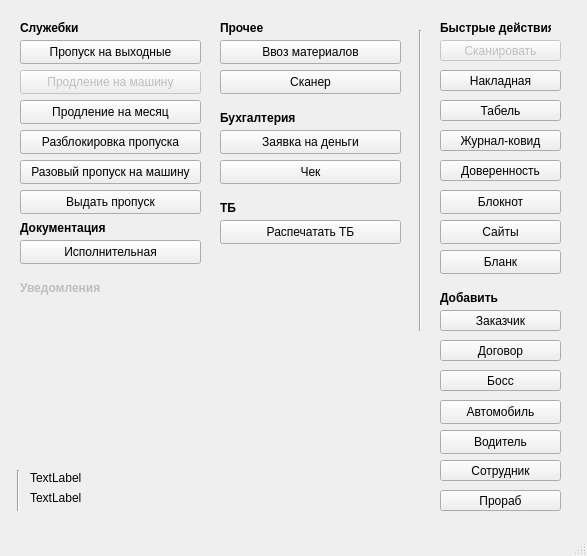
<?xml version="1.0" encoding="UTF-8"?>
<ui version="4.0">
 <class>ui_main_menu</class>
 <widget class="QMainWindow" name="ui_main_menu">
  <property name="geometry">
   <rect>
    <x>0</x>
    <y>0</y>
    <width>587</width>
    <height>556</height>
   </rect>
  </property>
  <property name="windowTitle">
   <string>MainWindow</string>
  </property>
  <widget class="QWidget" name="centralwidget">
   <widget class="QPushButton" name="b_attorney">
    <property name="geometry">
     <rect>
      <x>440</x>
      <y>160</y>
      <width>121</width>
      <height>21</height>
     </rect>
    </property>
    <property name="text">
     <string>Доверенность</string>
    </property>
   </widget>
   <widget class="QPushButton" name="b_invoice">
    <property name="geometry">
     <rect>
      <x>440</x>
      <y>70</y>
      <width>121</width>
      <height>21</height>
     </rect>
    </property>
    <property name="text">
     <string>Накладная</string>
    </property>
   </widget>
   <widget class="QPushButton" name="b_journal">
    <property name="geometry">
     <rect>
      <x>440</x>
      <y>130</y>
      <width>121</width>
      <height>21</height>
     </rect>
    </property>
    <property name="text">
     <string>Журнал-ковид</string>
    </property>
   </widget>
   <widget class="QPushButton" name="b_tabel">
    <property name="geometry">
     <rect>
      <x>440</x>
      <y>100</y>
      <width>121</width>
      <height>21</height>
     </rect>
    </property>
    <property name="text">
     <string>Табель</string>
    </property>
   </widget>
   <widget class="Line" name="ui_line">
    <property name="geometry">
     <rect>
      <x>410</x>
      <y>30</y>
      <width>20</width>
      <height>301</height>
     </rect>
    </property>
    <property name="orientation">
     <enum>Qt::Vertical</enum>
    </property>
   </widget>
   <widget class="QPushButton" name="b_scan">
    <property name="enabled">
     <bool>false</bool>
    </property>
    <property name="geometry">
     <rect>
      <x>440</x>
      <y>40</y>
      <width>121</width>
      <height>21</height>
     </rect>
    </property>
    <property name="text">
     <string>Сканировать</string>
    </property>
   </widget>
   <widget class="QPushButton" name="b_new_company">
    <property name="geometry">
     <rect>
      <x>440</x>
      <y>310</y>
      <width>121</width>
      <height>21</height>
     </rect>
    </property>
    <property name="text">
     <string>Заказчик</string>
    </property>
   </widget>
   <widget class="QPushButton" name="b_new_person">
    <property name="geometry">
     <rect>
      <x>440</x>
      <y>460</y>
      <width>121</width>
      <height>21</height>
     </rect>
    </property>
    <property name="text">
     <string>Сотрудник</string>
    </property>
   </widget>
   <widget class="QLabel" name="ui_l_fast">
    <property name="geometry">
     <rect>
      <x>440</x>
      <y>20</y>
      <width>111</width>
      <height>16</height>
     </rect>
    </property>
    <property name="font">
     <font>
      <bold>true</bold>
     </font>
    </property>
    <property name="text">
     <string>Быстрые действия</string>
    </property>
   </widget>
   <widget class="QPushButton" name="b_act">
    <property name="enabled">
     <bool>true</bool>
    </property>
    <property name="geometry">
     <rect>
      <x>20</x>
      <y>240</y>
      <width>181</width>
      <height>24</height>
     </rect>
    </property>
    <property name="text">
     <string>Исполнительная</string>
    </property>
   </widget>
   <widget class="QPushButton" name="b_pass_month">
    <property name="geometry">
     <rect>
      <x>20</x>
      <y>100</y>
      <width>181</width>
      <height>24</height>
     </rect>
    </property>
    <property name="text">
     <string>Продление на месяц</string>
    </property>
   </widget>
   <widget class="QPushButton" name="b_pass_week">
    <property name="geometry">
     <rect>
      <x>20</x>
      <y>40</y>
      <width>181</width>
      <height>24</height>
     </rect>
    </property>
    <property name="text">
     <string>Пропуск на выходные</string>
    </property>
   </widget>
   <widget class="QPushButton" name="b_pass_auto">
    <property name="enabled">
     <bool>false</bool>
    </property>
    <property name="geometry">
     <rect>
      <x>20</x>
      <y>70</y>
      <width>181</width>
      <height>24</height>
     </rect>
    </property>
    <property name="text">
     <string>Продление на машину</string>
    </property>
   </widget>
   <widget class="QLabel" name="ui_l_notf">
    <property name="enabled">
     <bool>false</bool>
    </property>
    <property name="geometry">
     <rect>
      <x>20</x>
      <y>280</y>
      <width>111</width>
      <height>16</height>
     </rect>
    </property>
    <property name="font">
     <font>
      <bold>true</bold>
     </font>
    </property>
    <property name="text">
     <string>Уведомления</string>
    </property>
   </widget>
   <widget class="QPushButton" name="b_pass_unlock">
    <property name="geometry">
     <rect>
      <x>20</x>
      <y>130</y>
      <width>181</width>
      <height>24</height>
     </rect>
    </property>
    <property name="text">
     <string>Разблокировка пропуска</string>
    </property>
   </widget>
   <widget class="QPushButton" name="b_new_material">
    <property name="geometry">
     <rect>
      <x>220</x>
      <y>40</y>
      <width>181</width>
      <height>24</height>
     </rect>
    </property>
    <property name="text">
     <string>Ввоз материалов</string>
    </property>
   </widget>
   <widget class="QPushButton" name="b_get_money">
    <property name="enabled">
     <bool>true</bool>
    </property>
    <property name="geometry">
     <rect>
      <x>220</x>
      <y>130</y>
      <width>181</width>
      <height>24</height>
     </rect>
    </property>
    <property name="text">
     <string>Заявка на деньги</string>
    </property>
   </widget>
   <widget class="QLabel" name="ui_l_pass">
    <property name="geometry">
     <rect>
      <x>20</x>
      <y>20</y>
      <width>81</width>
      <height>16</height>
     </rect>
    </property>
    <property name="font">
     <font>
      <bold>true</bold>
     </font>
    </property>
    <property name="text">
     <string>Служебки</string>
    </property>
   </widget>
   <widget class="QLabel" name="ui_l_ohter">
    <property name="geometry">
     <rect>
      <x>220</x>
      <y>20</y>
      <width>81</width>
      <height>16</height>
     </rect>
    </property>
    <property name="font">
     <font>
      <bold>true</bold>
     </font>
    </property>
    <property name="text">
     <string>Прочее</string>
    </property>
   </widget>
   <widget class="QLabel" name="ui_l_doc">
    <property name="geometry">
     <rect>
      <x>20</x>
      <y>220</y>
      <width>91</width>
      <height>16</height>
     </rect>
    </property>
    <property name="font">
     <font>
      <bold>true</bold>
     </font>
    </property>
    <property name="text">
     <string>Документация</string>
    </property>
   </widget>
   <widget class="QLabel" name="ui_l_accounting">
    <property name="geometry">
     <rect>
      <x>220</x>
      <y>110</y>
      <width>91</width>
      <height>16</height>
     </rect>
    </property>
    <property name="font">
     <font>
      <bold>true</bold>
     </font>
    </property>
    <property name="text">
     <string>Бухгалтерия</string>
    </property>
   </widget>
   <widget class="QLabel" name="ui_l_create">
    <property name="geometry">
     <rect>
      <x>440</x>
      <y>290</y>
      <width>61</width>
      <height>16</height>
     </rect>
    </property>
    <property name="font">
     <font>
      <bold>true</bold>
     </font>
    </property>
    <property name="text">
     <string>Добавить</string>
    </property>
   </widget>
   <widget class="QLabel" name="ui_l_SP">
    <property name="geometry">
     <rect>
      <x>220</x>
      <y>200</y>
      <width>91</width>
      <height>16</height>
     </rect>
    </property>
    <property name="font">
     <font>
      <bold>true</bold>
     </font>
    </property>
    <property name="text">
     <string>ТБ</string>
    </property>
   </widget>
   <widget class="QPushButton" name="b_pass_drive">
    <property name="geometry">
     <rect>
      <x>20</x>
      <y>160</y>
      <width>181</width>
      <height>24</height>
     </rect>
    </property>
    <property name="text">
     <string>Разовый пропуск на машину</string>
    </property>
   </widget>
   <widget class="QPushButton" name="b_pass_issue">
    <property name="geometry">
     <rect>
      <x>20</x>
      <y>190</y>
      <width>181</width>
      <height>24</height>
     </rect>
    </property>
    <property name="text">
     <string>Выдать пропуск</string>
    </property>
   </widget>
   <widget class="QPushButton" name="b_pdf_check">
    <property name="enabled">
     <bool>true</bool>
    </property>
    <property name="geometry">
     <rect>
      <x>220</x>
      <y>70</y>
      <width>181</width>
      <height>24</height>
     </rect>
    </property>
    <property name="text">
     <string>Сканер</string>
    </property>
   </widget>
   <widget class="QPushButton" name="b_new_boss">
    <property name="geometry">
     <rect>
      <x>440</x>
      <y>370</y>
      <width>121</width>
      <height>21</height>
     </rect>
    </property>
    <property name="text">
     <string>Босс</string>
    </property>
   </widget>
   <widget class="QPushButton" name="b_notepad">
    <property name="geometry">
     <rect>
      <x>440</x>
      <y>190</y>
      <width>121</width>
      <height>24</height>
     </rect>
    </property>
    <property name="text">
     <string>Блокнот</string>
    </property>
   </widget>
   <widget class="QPushButton" name="b_new_build">
    <property name="geometry">
     <rect>
      <x>440</x>
      <y>340</y>
      <width>121</width>
      <height>21</height>
     </rect>
    </property>
    <property name="text">
     <string>Договор</string>
    </property>
   </widget>
   <widget class="QPushButton" name="b_new_itr">
    <property name="geometry">
     <rect>
      <x>440</x>
      <y>490</y>
      <width>121</width>
      <height>21</height>
     </rect>
    </property>
    <property name="text">
     <string>Прораб</string>
    </property>
   </widget>
   <widget class="QPushButton" name="b_music">
    <property name="geometry">
     <rect>
      <x>440</x>
      <y>220</y>
      <width>121</width>
      <height>24</height>
     </rect>
    </property>
    <property name="text">
     <string>Сайты</string>
    </property>
   </widget>
   <widget class="QPushButton" name="b_new_auto">
    <property name="geometry">
     <rect>
      <x>440</x>
      <y>400</y>
      <width>121</width>
      <height>24</height>
     </rect>
    </property>
    <property name="text">
     <string>Автомобиль</string>
    </property>
   </widget>
   <widget class="QPushButton" name="b_new_driver">
    <property name="geometry">
     <rect>
      <x>440</x>
      <y>430</y>
      <width>121</width>
      <height>24</height>
     </rect>
    </property>
    <property name="text">
     <string>Водитель</string>
    </property>
   </widget>
   <widget class="QPushButton" name="b_tb">
    <property name="enabled">
     <bool>true</bool>
    </property>
    <property name="geometry">
     <rect>
      <x>220</x>
      <y>220</y>
      <width>181</width>
      <height>24</height>
     </rect>
    </property>
    <property name="text">
     <string>Распечатать ТБ</string>
    </property>
   </widget>
   <widget class="QLabel" name="l_weather">
    <property name="geometry">
     <rect>
      <x>30</x>
      <y>470</y>
      <width>221</width>
      <height>16</height>
     </rect>
    </property>
    <property name="text">
     <string>TextLabel</string>
    </property>
   </widget>
   <widget class="QLabel" name="l_temp">
    <property name="geometry">
     <rect>
      <x>30</x>
      <y>490</y>
      <width>71</width>
      <height>16</height>
     </rect>
    </property>
    <property name="text">
     <string>TextLabel</string>
    </property>
   </widget>
   <widget class="Line" name="line">
    <property name="geometry">
     <rect>
      <x>10</x>
      <y>470</y>
      <width>16</width>
      <height>41</height>
     </rect>
    </property>
    <property name="orientation">
     <enum>Qt::Vertical</enum>
    </property>
   </widget>
   <widget class="QPushButton" name="b_new_bill">
    <property name="geometry">
     <rect>
      <x>220</x>
      <y>160</y>
      <width>181</width>
      <height>24</height>
     </rect>
    </property>
    <property name="text">
     <string>Чек</string>
    </property>
   </widget>
   <widget class="QPushButton" name="b_empty">
    <property name="geometry">
     <rect>
      <x>440</x>
      <y>250</y>
      <width>121</width>
      <height>24</height>
     </rect>
    </property>
    <property name="text">
     <string>Бланк</string>
    </property>
   </widget>
  </widget>
  <widget class="QStatusBar" name="statusbar"/>
  <widget class="QMenuBar" name="menu">
   <property name="geometry">
    <rect>
     <x>0</x>
     <y>0</y>
     <width>587</width>
     <height>22</height>
    </rect>
   </property>
  </widget>
  <action name="btn_settings">
   <property name="text">
    <string>Настройки</string>
   </property>
  </action>
  <action name="btn_about">
   <property name="text">
    <string>О программе</string>
   </property>
  </action>
  <action name="action">
   <property name="text">
    <string>Новый объект</string>
   </property>
  </action>
  <action name="a_add_company">
   <property name="text">
    <string>Добавить исполнителя</string>
   </property>
  </action>
  <action name="a_add_order">
   <property name="text">
    <string>Добавить заказчика</string>
   </property>
  </action>
  <action name="a_add_workers">
   <property name="text">
    <string>Добавить рабочих</string>
   </property>
  </action>
  <action name="a_add_bosses">
   <property name="text">
    <string>Добавить боссов</string>
   </property>
  </action>
  <action name="a_add_bosses_post">
   <property name="text">
    <string>Добавить почты боссов</string>
   </property>
  </action>
  <action name="action_7">
   <property name="text">
    <string>Добавить новый объект</string>
   </property>
  </action>
  <action name="action_8">
   <property name="text">
    <string>Включить уведомления</string>
   </property>
  </action>
  <action name="action_2">
   <property name="text">
    <string>Добавить машину</string>
   </property>
  </action>
  <action name="settings">
   <property name="text">
    <string>Настройки</string>
   </property>
  </action>
 </widget>
 <resources/>
 <connections/>
</ui>
